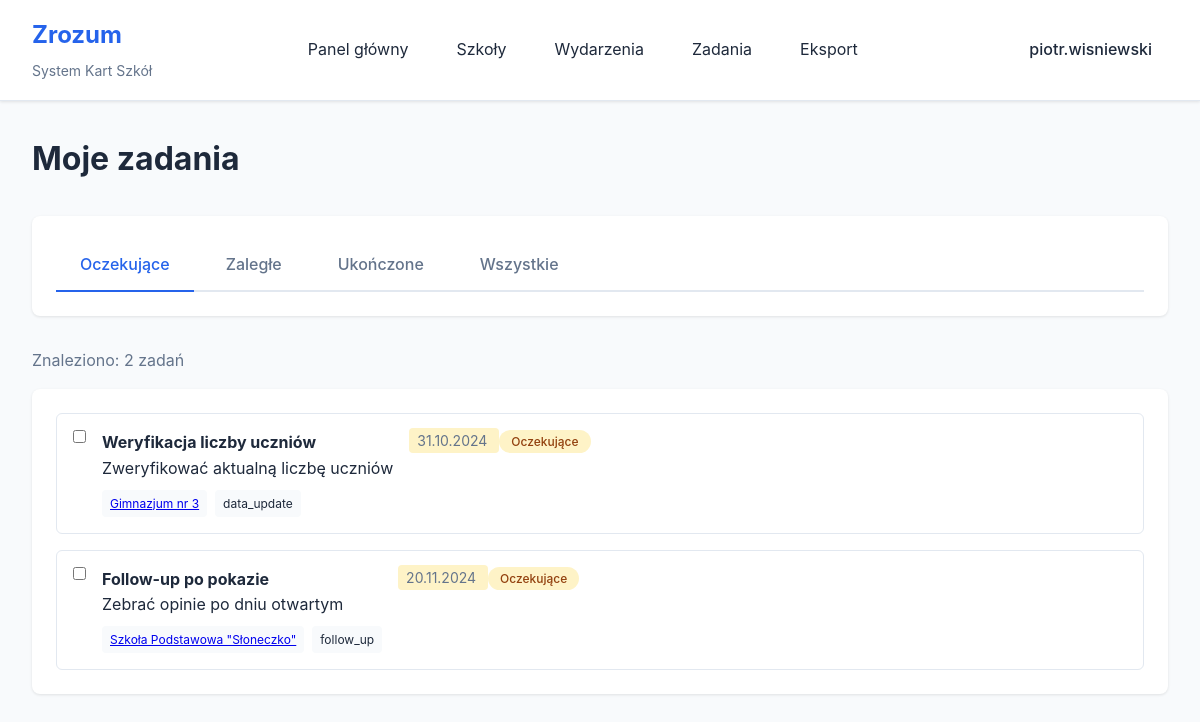
Page /tasks.php (signed in) on the committed database.
### tables this page shows
CREATE TABLE IF NOT EXISTS users (
    id INT AUTO_INCREMENT PRIMARY KEY,
    username VARCHAR(50) UNIQUE NOT NULL,
    email VARCHAR(100) UNIQUE NOT NULL,
    password_hash VARCHAR(255) NOT NULL,
    role ENUM('admin', 'worker', 'call_center') DEFAULT 'worker',
    created_at TIMESTAMP DEFAULT CURRENT_TIMESTAMP,
    updated_at TIMESTAMP DEFAULT CURRENT_TIMESTAMP ON UPDATE CURRENT_TIMESTAMP,
    last_login TIMESTAMP NULL,
    INDEX idx_username (username),
    INDEX idx_email (email)
);

CREATE TABLE IF NOT EXISTS tasks (
    id INT AUTO_INCREMENT PRIMARY KEY,
    school_id INT,
    assigned_to INT NOT NULL,
    task_type VARCHAR(100) NOT NULL,
    title VARCHAR(255) NOT NULL,
    description TEXT,
    due_date DATE,
    status ENUM('pending', 'completed', 'overdue') DEFAULT 'pending',
    created_by INT,
    created_at TIMESTAMP DEFAULT CURRENT_TIMESTAMP,
    completed_at TIMESTAMP NULL,
    FOREIGN KEY (school_id) REFERENCES schools(id) ON DELETE CASCADE,
    FOREIGN KEY (assigned_to) REFERENCES users(id) ON DELETE CASCADE,
    FOREIGN KEY (created_by) REFERENCES users(id) ON DELETE SET NULL,
    INDEX idx_assigned (assigned_to, status),
    INDEX idx_due_date (due_date)
);

CREATE TABLE IF NOT EXISTS schools (
    id INT AUTO_INCREMENT PRIMARY KEY,
    name VARCHAR(255) NOT NULL,
    address TEXT,
    city VARCHAR(100),
    postal_code VARCHAR(20),
    phone VARCHAR(50),
    email VARCHAR(100),
    website VARCHAR(255),
    school_type VARCHAR(100),
    student_count INT,
    notes TEXT,
    created_at TIMESTAMP DEFAULT CURRENT_TIMESTAMP,
    updated_at TIMESTAMP DEFAULT CURRENT_TIMESTAMP ON UPDATE CURRENT_TIMESTAMP,
    created_by INT,
    FOREIGN KEY (created_by) REFERENCES users(id) ON DELETE SET NULL,
    INDEX idx_name (name),
    INDEX idx_city (city)
);

### config/session.php (called while the page is built, shortened)
<?php
function getCurrentUserId() {
    return $_SESSION['user_id'] ?? null;
}
function getCurrentUser() {
    $pdo = getDBConnection();
    $stmt = $pdo->prepare("SELECT id, username, email, role, created_at FROM users WHERE id = ?");
    $stmt->execute([getCurrentUserId()]);
    return $stmt->fetch();
}
?>

### tasks.php (the view, shortened to what this page needs)
<?php
require_once 'config/session.php';
$user = getCurrentUser();
$pdo = getDBConnection();
$status = $_GET['status'] ?? 'pending';
$where = ["t.assigned_to = ?"];
$params = [$user['id']];
if ($status && $status !== 'all') {
    $where[] = "t.status = ?";
    $params[] = $status;
}
$where_clause = 'WHERE ' . implode(' AND ', $where);
$sql = "
    SELECT t.*, s.name as school_name, u.username as created_by_name
    FROM tasks t
    LEFT JOIN schools s ON t.school_id = s.id
    LEFT JOIN users u ON t.created_by = u.id
    $where_clause
    ORDER BY
        CASE t.status
            WHEN 'overdue' THEN 1
            WHEN 'pending' THEN 2
            WHEN 'completed' THEN 3
        END,
        t.due_date ASC
";
$stmt = $pdo->prepare($sql);
$stmt->execute($params);
$tasks = $stmt->fetchAll();
?>
<!DOCTYPE html>
<html lang="pl">
<head>
    <link rel="stylesheet" href="public/css/style.css">
</head>
<body>
    <?php include 'includes/header.php'; ?>
    <div class="container">
        <div class="page-header">
            <h1>Moje zadania</h1>
        </div>
        <div class="search-section">
            <div class="status-tabs">
                <a href="?status=pending" class="status-tab <?= $status === 'pending' ? 'active' : '' ?>">
                    Oczekujące
                </a>
                <a href="?status=overdue" class="status-tab <?= $status === 'overdue' ? 'active' : '' ?>">
                    Zaległe
                </a>
                <a href="?status=completed" class="status-tab <?= $status === 'completed' ? 'active' : '' ?>">
                    Ukończone
                </a>
                <a href="?status=all" class="status-tab <?= $status === 'all' ? 'active' : '' ?>">
                    Wszystkie
                </a>
            </div>
        </div>
        <?php if (empty($tasks)): ?>
            <div class="section">
                <p class="no-data">Brak zadań w tej kategorii.</p>
            </div>
        <?php else: ?>
            <div class="results-count">
                Znaleziono: <?= count($tasks) ?> <?= count($tasks) === 1 ? 'zadanie' : 'zadań' ?>
            </div>
            <div class="section">
                <div class="tasks-list">
                    <?php foreach ($tasks as $task): ?>
                    <div class="task-item <?= $task['status'] === 'completed' ? 'completed' : '' ?>">
                        <input type="checkbox"
                               onclick="toggleTaskStatus(<?= $task['id'] ?>)"
                               <?= $task['status'] === 'completed' ? 'checked' : '' ?>>
                        <div class="task-content">
                            <h4><?= htmlspecialchars($task['title']) ?></h4>
                            <?php if ($task['description']): ?>
                            <p><?= nl2br(htmlspecialchars($task['description'])) ?></p>
                            <?php endif; ?>
                            <div class="task-meta">
                                <?php if ($task['school_name']): ?>
                                <a href="school_card.php?id=<?= $task['school_id'] ?>" class="school-label">
                                    <?= htmlspecialchars($task['school_name']) ?>
                                </a>
                                <?php endif; ?>
                                <span class="task-type"><?= htmlspecialchars($task['task_type']) ?></span>
                            </div>
                        </div>
                        <div class="task-date">
                            <?php if ($task['due_date']): ?>
                            <span class="due-date <?= $task['status'] === 'overdue' ? 'overdue' : '' ?>">
                                <?= date('d.m.Y', strtotime($task['due_date'])) ?>
                            </span>
                            <?php endif; ?>
                            <span class="status-badge status-<?= $task['status'] ?>">
                                <?php
                                $statuses = [
                                    'pending' => 'Oczekujące',
                                    'completed' => 'Ukończone',
                                    'overdue' => 'Zaległe'
                                ];
                                echo $statuses[$task['status']] ?? $task['status'];
                                ?>
                            </span>
                        </div>
                    </div>
                    <?php endforeach; ?>
                </div>
            </div>
        <?php endif; ?>
    </div>
</body>
</html>

### includes/header.php (shortened to what this page needs)
<header class="main-header">
    <div class="header-container">
        <div class="header-left">
            <a href="dashboard.php" class="logo">
                <h1>Zrozum</h1>
                <span>System Kart Szkół</span>
            </a>
        </div>
        <nav class="main-nav">
            <a href="dashboard.php" class="nav-link">Panel główny</a>
            <a href="schools.php" class="nav-link">Szkoły</a>
            <a href="events.php" class="nav-link">Wydarzenia</a>
            <a href="tasks.php" class="nav-link">Zadania</a>
            <a href="export.php" class="nav-link">Eksport</a>
        </nav>
        <div class="header-right">
            <div class="user-menu">
                <span class="user-name"><?= htmlspecialchars($user['username']) ?></span>
            </div>
        </div>
    </div>
</header>

### public/css/style.css (style rules this page uses)
* { margin: 0; padding: 0; box-sizing: border-box; }
:root { --primary-color: #2563eb; --secondary-color: #64748b; --success-color: #10b981; --warning-color: #f59e0b; --error-color: #ef4444; --bg-color: #f8fafc; --text-color: #1e293b; --border-color: #e2e8f0; --shadow: 0 1px 3px 0 rgba(0, 0, 0, 0.1); --shadow-lg: 0 10px 15px -3px rgba(0, 0, 0, 0.1); }
body { font-family: -apple-system, BlinkMacSystemFont, 'Segoe UI', Roboto, 'Helvetica Neue', Arial, sans-serif; background-color: var(--bg-color); color: var(--text-color); line-height: 1.6; }
.main-header { background: white; border-bottom: 1px solid var(--border-color); box-shadow: var(--shadow); position: sticky; top: 0; z-index: 100; }
.header-container { max-width: 1400px; margin: 0 auto; padding: 1rem 2rem; display: flex; align-items: center; justify-content: space-between; }
.header-left .logo { text-decoration: none; color: var(--text-color); }
.header-left h1 { font-size: 1.5rem; color: var(--primary-color); margin-bottom: 0.25rem; }
.header-left span { font-size: 0.875rem; color: var(--secondary-color); }
.main-nav { display: flex; gap: 1rem; }
.nav-link { padding: 0.5rem 1rem; text-decoration: none; color: var(--text-color); border-radius: 0.375rem; transition: background-color 0.2s; }
.user-menu { position: relative; }
.user-name { padding: 0.5rem 1rem; cursor: pointer; font-weight: 500; }
.container { max-width: 1400px; margin: 0 auto; padding: 2rem; }
.page-header { display: flex; align-items: center; justify-content: space-between; margin-bottom: 2rem; }
.page-header h1 { font-size: 2rem; color: var(--text-color); }
.section { background: white; padding: 1.5rem; border-radius: 0.5rem; box-shadow: var(--shadow); margin-bottom: 2rem; }
.tasks-list { display: flex; flex-direction: column; gap: 1rem; }
.task-item { display: flex; align-items: flex-start; gap: 1rem; padding: 1rem; border: 1px solid var(--border-color); border-radius: 0.375rem; transition: background-color 0.2s; }
.school-label { display: inline-block; padding: 0.25rem 0.5rem; background-color: var(--bg-color); border-radius: 0.25rem; font-size: 0.75rem; }
.task-date { color: var(--secondary-color); font-size: 0.875rem; }
.due-date { padding: 0.25rem 0.5rem; background-color: #fef3c7; border-radius: 0.25rem; }
.search-section { background: white; padding: 1.5rem; border-radius: 0.5rem; box-shadow: var(--shadow); margin-bottom: 2rem; }
.results-count { margin-bottom: 1rem; color: var(--secondary-color); }
.status-badge { padding: 0.25rem 0.75rem; border-radius: 9999px; font-size: 0.75rem; font-weight: 500; text-transform: capitalize; }
.status-pending { background-color: #fef3c7; color: #92400e; }

### tasks.php (style rules this page uses)
.status-tabs { display: flex; gap: 0.5rem; border-bottom: 2px solid var(--border-color); }
.status-tab { padding: 0.75rem 1.5rem; text-decoration: none; color: var(--secondary-color); font-weight: 500; border-bottom: 2px solid transparent; margin-bottom: -2px; transition: all 0.2s; }
.status-tab.active { color: var(--primary-color); border-bottom-color: var(--primary-color); }
.task-meta { display: flex; gap: 0.5rem; margin-top: 0.5rem; }
.task-type { padding: 0.25rem 0.5rem; background-color: var(--bg-color); border-radius: 0.25rem; font-size: 0.75rem; }

### rows in the picture
users: username "piotr.wisniewski"
tasks: title "Weryfikacja liczby uczniów", description "Zweryfikować aktualną liczbę uczniów", school.name "Gimnazjum nr 3", task_type "data_update", due_date "31.10.2024", status "Oczekujące"
tasks: title "Follow-up po pokazie", description "Zebrać opinie po dniu otwartym", school.name "Szkoła Podstawowa \"Słoneczko\"", task_type "follow_up", due_date "20.11.2024", status "Oczekujące"

### other values in the picture
count($tasks) "2"
